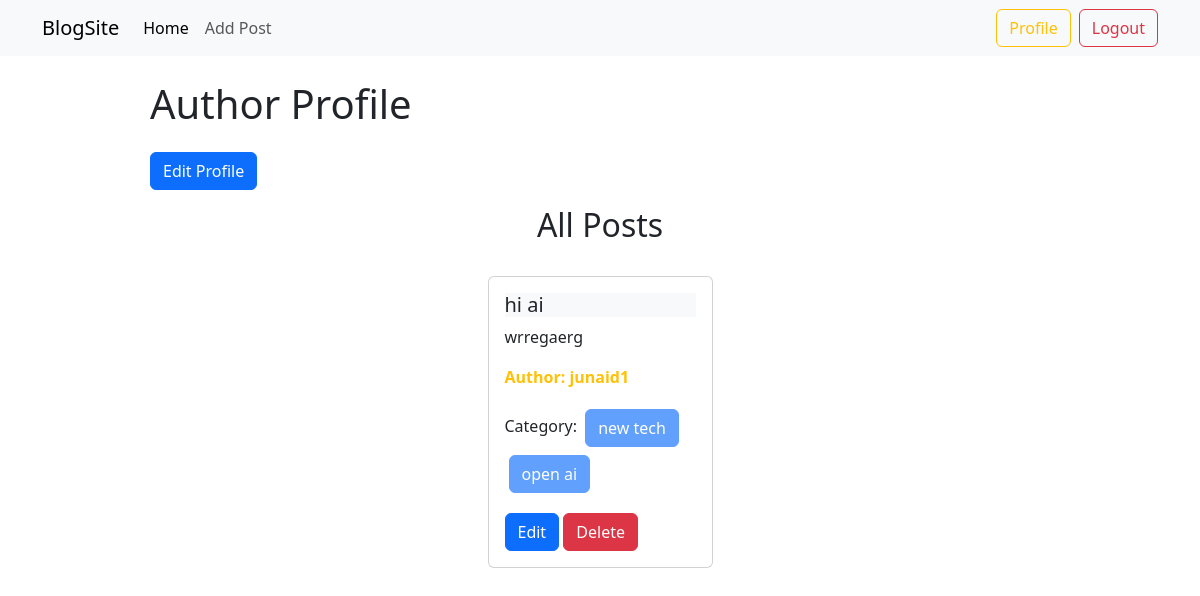
The app's page /authors/profile/ (signed in), older data.
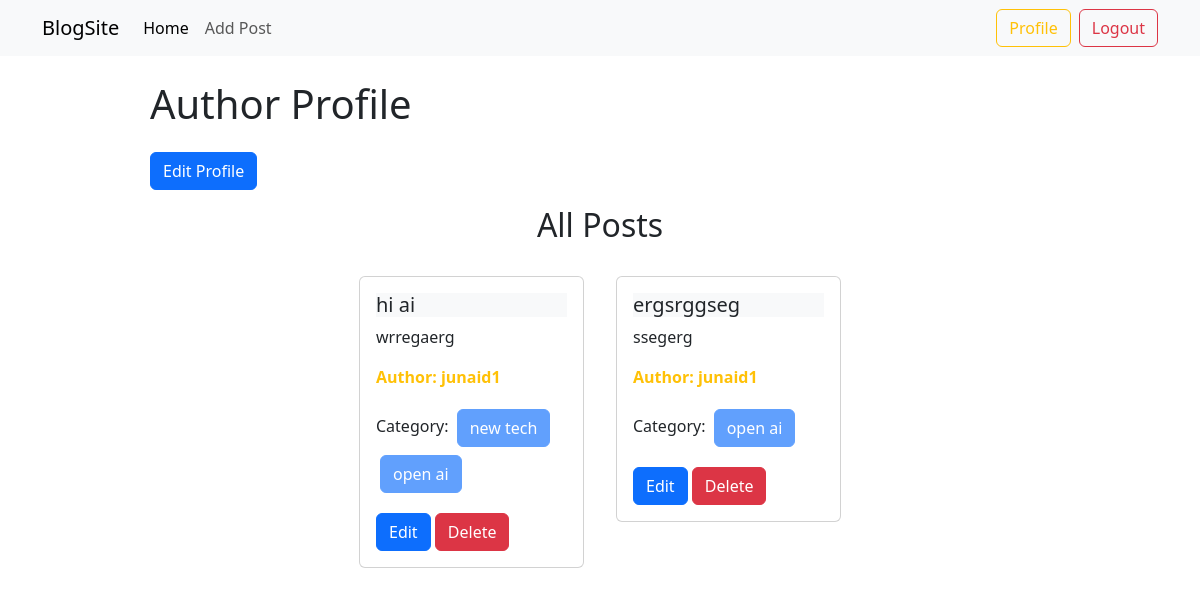
The same page, newer data.
### posts/models.py (models this page shows, shortened)
class Post(models.Model):
    title = models.CharField(max_length=50)
    content = models.TextField()
    category = models.ManyToManyField(Category)
    author = models.ForeignKey(User, on_delete=models.CASCADE)
    image = models.ImageField(upload_to='posts/', blank=True, null=True)

### categories/models.py (models this page shows, shortened)
class Category(models.Model):
    name = models.CharField(max_length=100)
    slug = models.SlugField(max_length=100, unique=True, blank=True, null=True)

### authors/views.py (the view)
# urls.py: path('profile/', profile, name='profile'),
@login_required
def profile(request):
    posts = Post.objects.filter(author=request.user)
    return render(request, 'profile.html', {'posts': posts})

### authors/templates/profile.html
{% extends "base.html" %} {% load crispy_forms_tags %} {% block content %}
<h1 class="my-4">Author Profile</h1>
<a class="btn btn-primary" href="{% url 'edit_profile' %}">Edit Profile</a>
<h2 class="text-center my-3">All Posts</h2>
<div class="d-flex flex-wrap justify-content-center">
    {% for post in posts %}
    <div class="col-sm-3 m-3">
        <div class="card">
            <div class="card-body">
                <h5 class="card-title bg-body-tertiary">{{post.title}}</h5>
                <p class="card-text">{{post.content}}</p>
                <p class="card-text fw-bold text-warning">
                    Author: {{post.author.username}}
                </p>
                <p class="card-text">
                    Category: {% for cat in post.category.all %}
                    <button class="btn btn-primary disabled m-1">
                        {{cat.name}}
                    </button>
                    {% endfor %}
                </p>
                <a href="{% url 'edit_post' post.id %}" class="btn btn-primary"
                    >Edit</a
                >
                <a href="{% url 'delete_post' post.id %}" class="btn btn-danger"
                    >Delete</a
                >
            </div>
        </div>
    </div>
    {% endfor %}
</div>
{% endblock %}

### templates/base.html (shortened to what this page needs)
<!DOCTYPE html>
<html lang="en">
    <head>
        <link
            href="https://cdn.jsdelivr.net/npm/bootstrap@5.3.2/dist/css/bootstrap.min.css"
            rel="stylesheet"
        />
    </head>
    <body>
        <nav class="navbar navbar-expand-lg bg-body-tertiary">
            <div class="container">
                <a class="navbar-brand" href="{% url 'home' %}">BlogSite</a>
                <div
                    class="collapse navbar-collapse"
                    id="navbarSupportedContent"
                >
                    <ul class="navbar-nav me-auto mb-2 mb-lg-0">
                        <li class="nav-item">
                            <a
                                class="nav-link active"
                                aria-current="page"
                                href="{% url 'home' %}"
                                >Home</a
                            >
                        </li>
                        {% if request.user.is_authenticated %}
                        <li class="nav-item">
                            <a class="nav-link" href="{% url 'add_post' %}"
                                >Add Post</a
                            >
                        </li>
                        {% endif %}
                    </ul>
                    <div class="d-flex gap-2">
                        {% if request.user.is_authenticated %}
                        <a
                            class="btn btn-outline-warning"
                            href="{% url 'profile' %}"
                            >Profile</a
                        >
                        <a class="btn btn-outline-danger" href="{% url 'logout' %}"
                            >Logout</a
                        >
                        {% endif %}
                    </div>
                </div>
            </div>
        </nav>
        <div class="w-75 m-auto">{% block content %} {% endblock %}</div>
    </body>
</html>

Row changes from the older to the newer data that the page shows:
added Post: title "ergsrggseg", content "ssegerg", author.username "junaid1", Category (name "open ai")
